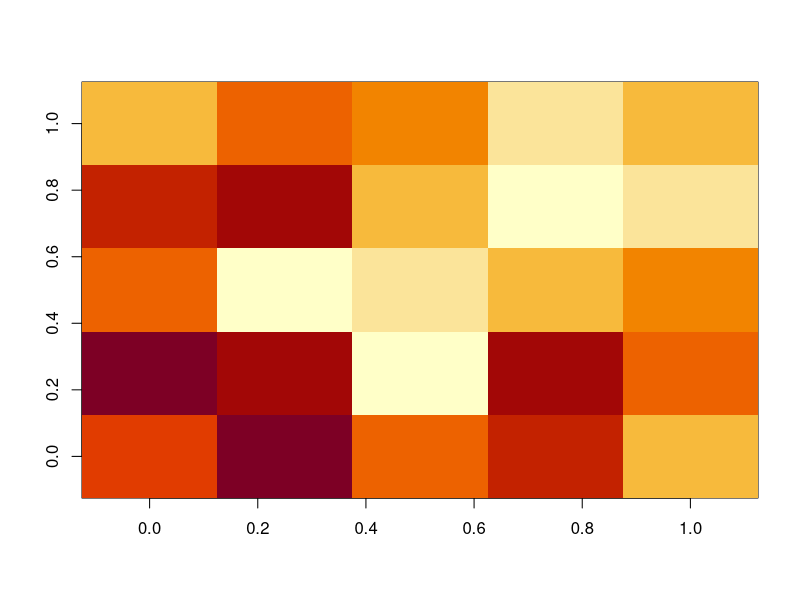
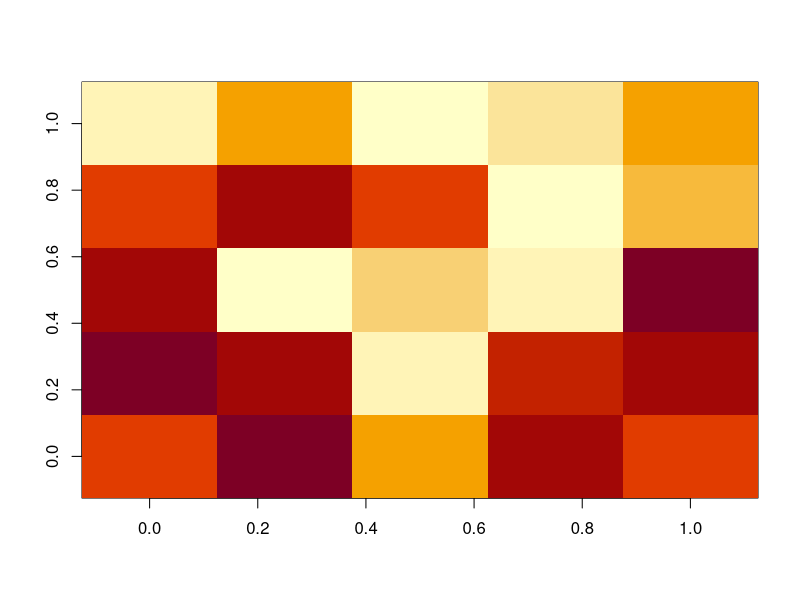

Reproduce these figures in R, in order. (Note: this script raises an error after producing the figures.)
library(tidyverse)

matrix1 <- matrix(runif(25), ncol=5) %>% signif(2) #random matrix
matrix2 <- (matrix1 + t(matrix1))/2 #symmetric matrix
image(matrix2)
image(matrix1)


matrix_sym <- function(mat){
  mat_sym <- (mat + t(mat))/2
  mat_anti<- (mat - t(mat))/2 
  ( norm(mat_sym, "f") - norm(mat_anti, "f") ) / ( norm(mat_sym, "f") + norm(mat_anti, "f") )
}

matrix_sym(matrix1)
matrix_sym(matrix2)

isolist = names(empirical)
isolist
ro=4
iso =isolist[ro];iso
n=ncol(empirical[[iso]]$all)
matrix_sym(empirical[[iso]]$all[1:n,1:n])
matrix_sym(synthetic2021[[iso]]$all[1:n,1:n])

symmetry = data.frame(iso = isolist,countryname = NA,empirical = NA ,synthetic = NA) 
symmetry$countryname = as.character(poptotal$countryname[poptotal$iso3c %in% symmetry$iso][c(1,3,2,4:10)])
symmetry$countryname[1] = 'Shanghai, China'
symmetry$countryname[3] = 'Hong Kong SAR, China'
for(ro in 1:10)
{
  iso =as.character(symmetry$iso[ro])
  n=ncol(empirical[[iso]]$all)
  symmetry$empirical[ro] = round(matrix_sym(empirical[[iso]]$all[1:n,1:n]),2)
  symmetry$synthetic[ro] = round(matrix_sym(synthetic2021[[iso]]$all[1:n,1:n]),2)
}

ro=5
iso =isolist[ro];iso
n=ncol(empirical[[iso]]$all)
symmetry$empirical[ro] =  round(matrix_sym(empirical[[iso]]$all[1:13,1:13]),2)
symmetry$synthetic[ro] =  round(matrix_sym(synthetic2021[[iso]]$all[1:13,1:13]),2)


write.csv(symmetry,file = 'output/symmetry.csv',row.names = FALSE)

